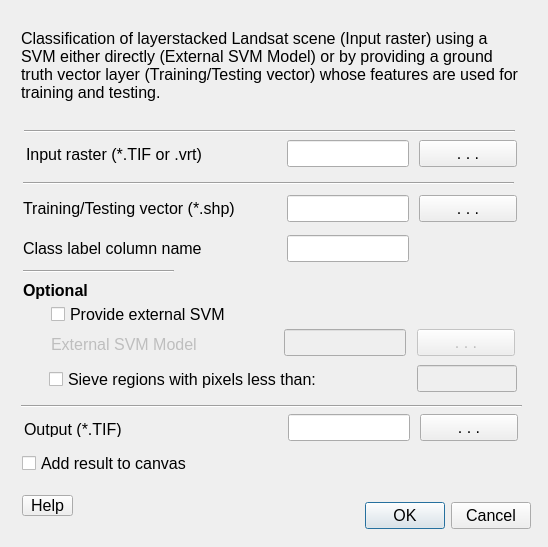
<?xml version="1.0" encoding="UTF-8"?>
<ui version="4.0">
 <class>ttDialogBase</class>
 <widget class="QDialog" name="ttDialogBase">
  <property name="geometry">
   <rect>
    <x>0</x>
    <y>0</y>
    <width>548</width>
    <height>547</height>
   </rect>
  </property>
  <property name="windowTitle">
   <string>GFZ SatEx Classification</string>
  </property>
  <widget class="QDialogButtonBox" name="button_box">
   <property name="geometry">
    <rect>
     <x>190</x>
     <y>500</y>
     <width>341</width>
     <height>32</height>
    </rect>
   </property>
   <property name="font">
    <font>
     <pointsize>12</pointsize>
    </font>
   </property>
   <property name="orientation">
    <enum>Qt::Horizontal</enum>
   </property>
   <property name="standardButtons">
    <set>QDialogButtonBox::Cancel|QDialogButtonBox::Ok</set>
   </property>
  </widget>
  <widget class="QLabel" name="label_3">
   <property name="geometry">
    <rect>
     <x>21</x>
     <y>16</y>
     <width>501</width>
     <height>100</height>
    </rect>
   </property>
   <property name="font">
    <font>
     <pointsize>12</pointsize>
    </font>
   </property>
   <property name="midLineWidth">
    <number>0</number>
   </property>
   <property name="text">
    <string>&lt;html&gt;&lt;head/&gt;&lt;body&gt;&lt;p&gt;Classification of layerstacked Landsat scene (Input raster) using a SVM either directly (External SVM Model) or by providing a ground truth vector layer (Training/Testing vector) whose features are used for training and testing.&lt;/p&gt;&lt;/body&gt;&lt;/html&gt;</string>
   </property>
   <property name="wordWrap">
    <bool>true</bool>
   </property>
  </widget>
  <widget class="Line" name="line">
   <property name="geometry">
    <rect>
     <x>24</x>
     <y>123</y>
     <width>491</width>
     <height>16</height>
    </rect>
   </property>
   <property name="font">
    <font>
     <pointsize>12</pointsize>
    </font>
   </property>
   <property name="orientation">
    <enum>Qt::Horizontal</enum>
   </property>
  </widget>
  <widget class="QLineEdit" name="lineEdit">
   <property name="geometry">
    <rect>
     <x>287</x>
     <y>140</y>
     <width>122</width>
     <height>27</height>
    </rect>
   </property>
   <property name="font">
    <font>
     <pointsize>12</pointsize>
    </font>
   </property>
  </widget>
  <widget class="QPushButton" name="pushButton">
   <property name="geometry">
    <rect>
     <x>419</x>
     <y>140</y>
     <width>98</width>
     <height>27</height>
    </rect>
   </property>
   <property name="font">
    <font>
     <pointsize>12</pointsize>
    </font>
   </property>
   <property name="accessibleName">
    <string>in_L8zip</string>
   </property>
   <property name="text">
    <string>. . .</string>
   </property>
  </widget>
  <widget class="QLabel" name="label_2">
   <property name="geometry">
    <rect>
     <x>26</x>
     <y>144</y>
     <width>211</width>
     <height>21</height>
    </rect>
   </property>
   <property name="font">
    <font>
     <pointsize>12</pointsize>
    </font>
   </property>
   <property name="text">
    <string>Input raster (*.TIF or .vrt)</string>
   </property>
  </widget>
  <widget class="QLabel" name="label">
   <property name="geometry">
    <rect>
     <x>23</x>
     <y>188</y>
     <width>241</width>
     <height>41</height>
    </rect>
   </property>
   <property name="font">
    <font>
     <pointsize>12</pointsize>
    </font>
   </property>
   <property name="text">
    <string>&lt;html&gt;&lt;head/&gt;&lt;body&gt;&lt;p&gt;Training/Testing vector (*.shp)&lt;/p&gt;&lt;/body&gt;&lt;/html&gt;</string>
   </property>
  </widget>
  <widget class="QPushButton" name="pushButton_2">
   <property name="geometry">
    <rect>
     <x>419</x>
     <y>195</y>
     <width>98</width>
     <height>27</height>
    </rect>
   </property>
   <property name="font">
    <font>
     <pointsize>12</pointsize>
    </font>
   </property>
   <property name="accessibleName">
    <string>in_ROI</string>
   </property>
   <property name="text">
    <string>. . .</string>
   </property>
  </widget>
  <widget class="Line" name="line_4">
   <property name="geometry">
    <rect>
     <x>23</x>
     <y>263</y>
     <width>151</width>
     <height>16</height>
    </rect>
   </property>
   <property name="font">
    <font>
     <pointsize>12</pointsize>
    </font>
   </property>
   <property name="orientation">
    <enum>Qt::Horizontal</enum>
   </property>
  </widget>
  <widget class="QLineEdit" name="lineEdit_5">
   <property name="geometry">
    <rect>
     <x>287</x>
     <y>235</y>
     <width>122</width>
     <height>27</height>
    </rect>
   </property>
   <property name="font">
    <font>
     <pointsize>12</pointsize>
    </font>
   </property>
  </widget>
  <widget class="Line" name="line_2">
   <property name="geometry">
    <rect>
     <x>23</x>
     <y>175</y>
     <width>491</width>
     <height>16</height>
    </rect>
   </property>
   <property name="font">
    <font>
     <pointsize>12</pointsize>
    </font>
   </property>
   <property name="orientation">
    <enum>Qt::Horizontal</enum>
   </property>
  </widget>
  <widget class="QLineEdit" name="lineEdit_2">
   <property name="geometry">
    <rect>
     <x>287</x>
     <y>195</y>
     <width>122</width>
     <height>27</height>
    </rect>
   </property>
   <property name="font">
    <font>
     <pointsize>12</pointsize>
    </font>
   </property>
  </widget>
  <widget class="QLabel" name="label_6">
   <property name="geometry">
    <rect>
     <x>23</x>
     <y>228</y>
     <width>221</width>
     <height>41</height>
    </rect>
   </property>
   <property name="font">
    <font>
     <pointsize>12</pointsize>
    </font>
   </property>
   <property name="text">
    <string>&lt;html&gt;&lt;head/&gt;&lt;body&gt;&lt;p&gt;Class label column name&lt;/p&gt;&lt;/body&gt;&lt;/html&gt;</string>
   </property>
  </widget>
  <widget class="QCheckBox" name="checkBox">
   <property name="geometry">
    <rect>
     <x>51</x>
     <y>304</y>
     <width>231</width>
     <height>20</height>
    </rect>
   </property>
   <property name="font">
    <font>
     <pointsize>12</pointsize>
    </font>
   </property>
   <property name="text">
    <string>Provide external SVM</string>
   </property>
  </widget>
  <widget class="QLabel" name="label_5">
   <property name="enabled">
    <bool>false</bool>
   </property>
   <property name="geometry">
    <rect>
     <x>51</x>
     <y>324</y>
     <width>191</width>
     <height>41</height>
    </rect>
   </property>
   <property name="font">
    <font>
     <pointsize>12</pointsize>
    </font>
   </property>
   <property name="text">
    <string>&lt;html&gt;&lt;head/&gt;&lt;body&gt;&lt;p&gt;External SVM Model&lt;/p&gt;&lt;/body&gt;&lt;/html&gt;</string>
   </property>
  </widget>
  <widget class="QLineEdit" name="lineEdit_4">
   <property name="enabled">
    <bool>false</bool>
   </property>
   <property name="geometry">
    <rect>
     <x>284</x>
     <y>329</y>
     <width>122</width>
     <height>27</height>
    </rect>
   </property>
   <property name="font">
    <font>
     <pointsize>12</pointsize>
    </font>
   </property>
  </widget>
  <widget class="QPushButton" name="pushButton_4">
   <property name="enabled">
    <bool>false</bool>
   </property>
   <property name="geometry">
    <rect>
     <x>417</x>
     <y>329</y>
     <width>98</width>
     <height>27</height>
    </rect>
   </property>
   <property name="font">
    <font>
     <pointsize>12</pointsize>
    </font>
   </property>
   <property name="accessibleName">
    <string>in_ROI</string>
   </property>
   <property name="text">
    <string>. . .</string>
   </property>
  </widget>
  <widget class="QCheckBox" name="checkBox_3">
   <property name="geometry">
    <rect>
     <x>49</x>
     <y>369</y>
     <width>371</width>
     <height>20</height>
    </rect>
   </property>
   <property name="font">
    <font>
     <pointsize>12</pointsize>
    </font>
   </property>
   <property name="text">
    <string>Sieve regions with pixels less than:</string>
   </property>
   <property name="tristate">
    <bool>false</bool>
   </property>
  </widget>
  <widget class="QLineEdit" name="lineEdit_6">
   <property name="enabled">
    <bool>false</bool>
   </property>
   <property name="geometry">
    <rect>
     <x>417</x>
     <y>365</y>
     <width>100</width>
     <height>27</height>
    </rect>
   </property>
   <property name="font">
    <font>
     <pointsize>12</pointsize>
    </font>
   </property>
  </widget>
  <widget class="QLabel" name="label_7">
   <property name="geometry">
    <rect>
     <x>23</x>
     <y>280</y>
     <width>161</width>
     <height>21</height>
    </rect>
   </property>
   <property name="font">
    <font>
     <pointsize>12</pointsize>
     <weight>75</weight>
     <italic>false</italic>
     <bold>true</bold>
    </font>
   </property>
   <property name="text">
    <string>Optional</string>
   </property>
  </widget>
  <widget class="Line" name="line_3">
   <property name="geometry">
    <rect>
     <x>21</x>
     <y>398</y>
     <width>501</width>
     <height>16</height>
    </rect>
   </property>
   <property name="font">
    <font>
     <pointsize>12</pointsize>
    </font>
   </property>
   <property name="orientation">
    <enum>Qt::Horizontal</enum>
   </property>
  </widget>
  <widget class="QPushButton" name="pushButton_3">
   <property name="geometry">
    <rect>
     <x>420</x>
     <y>414</y>
     <width>98</width>
     <height>27</height>
    </rect>
   </property>
   <property name="font">
    <font>
     <pointsize>12</pointsize>
    </font>
   </property>
   <property name="accessibleName">
    <string>in_ROI</string>
   </property>
   <property name="text">
    <string>. . .</string>
   </property>
  </widget>
  <widget class="QLabel" name="label_4">
   <property name="geometry">
    <rect>
     <x>24</x>
     <y>421</y>
     <width>141</width>
     <height>16</height>
    </rect>
   </property>
   <property name="font">
    <font>
     <pointsize>12</pointsize>
    </font>
   </property>
   <property name="text">
    <string>Output (*.TIF)</string>
   </property>
  </widget>
  <widget class="QToolButton" name="toolButton">
   <property name="geometry">
    <rect>
     <x>22</x>
     <y>495</y>
     <width>51</width>
     <height>21</height>
    </rect>
   </property>
   <property name="font">
    <font>
     <pointsize>12</pointsize>
    </font>
   </property>
   <property name="text">
    <string>Help</string>
   </property>
  </widget>
  <widget class="QLineEdit" name="lineEdit_3">
   <property name="geometry">
    <rect>
     <x>288</x>
     <y>414</y>
     <width>122</width>
     <height>27</height>
    </rect>
   </property>
   <property name="font">
    <font>
     <pointsize>12</pointsize>
    </font>
   </property>
  </widget>
  <widget class="QCheckBox" name="checkBox_2">
   <property name="geometry">
    <rect>
     <x>22</x>
     <y>453</y>
     <width>181</width>
     <height>20</height>
    </rect>
   </property>
   <property name="font">
    <font>
     <pointsize>12</pointsize>
    </font>
   </property>
   <property name="text">
    <string>Add result to canvas</string>
   </property>
  </widget>
 </widget>
 <resources/>
 <connections>
  <connection>
   <sender>button_box</sender>
   <signal>accepted()</signal>
   <receiver>ttDialogBase</receiver>
   <slot>accept()</slot>
   <hints>
    <hint type="sourcelabel">
     <x>20</x>
     <y>20</y>
    </hint>
    <hint type="destinationlabel">
     <x>20</x>
     <y>20</y>
    </hint>
   </hints>
  </connection>
  <connection>
   <sender>button_box</sender>
   <signal>rejected()</signal>
   <receiver>ttDialogBase</receiver>
   <slot>reject()</slot>
   <hints>
    <hint type="sourcelabel">
     <x>20</x>
     <y>20</y>
    </hint>
    <hint type="destinationlabel">
     <x>20</x>
     <y>20</y>
    </hint>
   </hints>
  </connection>
 </connections>
</ui>
